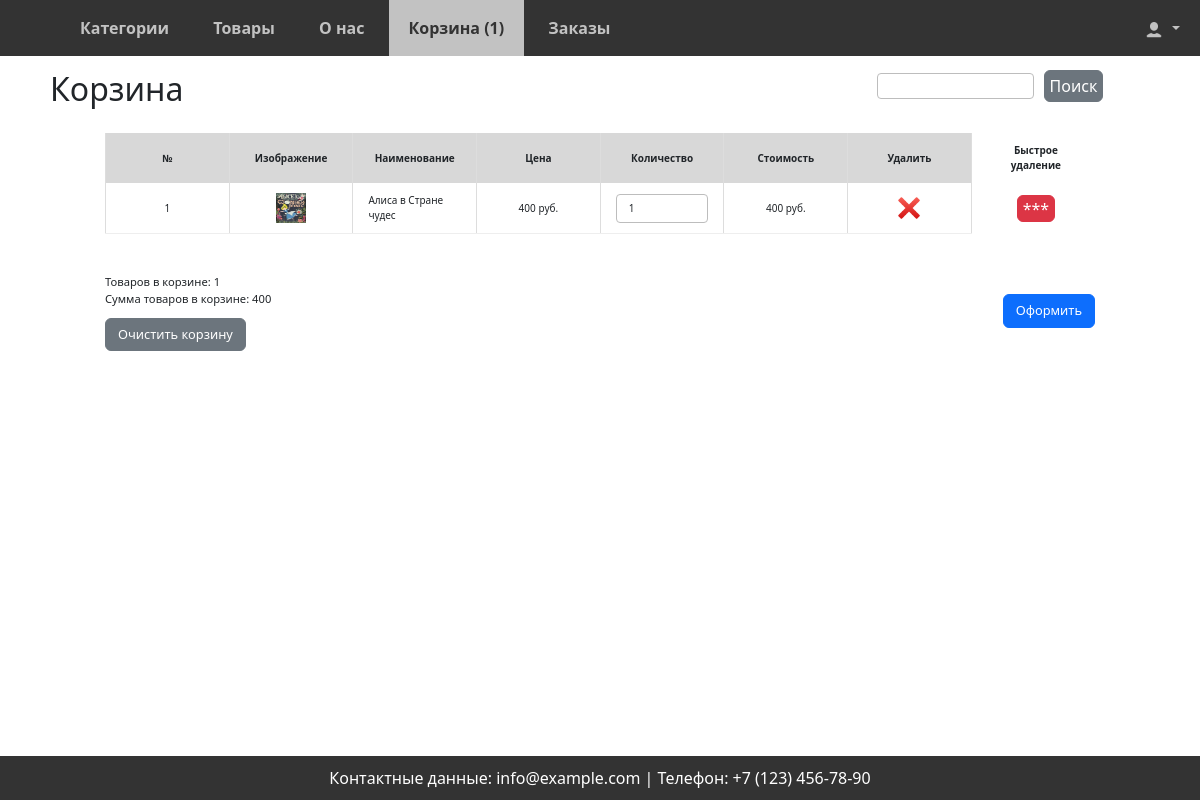
/cart/detail/ (signed in), run on the app's committed database.
### shop/models.py (models this page shows, shortened)
class Product(models.Model):
    category = models.ForeignKey(Category,
                                 related_name='products',
                                 on_delete=models.CASCADE)
    author = models.CharField(max_length=75, verbose_name='Автор')
    name = models.CharField(max_length=200,
                            verbose_name='Название книги')
    description = models.TextField(blank=True, verbose_name='Описание книги')
    slug = models.SlugField(max_length=200)
    image = models.ImageField(upload_to='products/%Y/%m/%d',
                              blank=True, verbose_name='Фото')
    price = models.DecimalField(max_digits=10,
                                decimal_places=2)
    available = models.BooleanField(default=True)
    created = models.DateTimeField(auto_now_add=True)
    updated = models.DateTimeField(auto_now=True)
    class Meta:
        ordering = ['name']
        indexes = [
            models.Index(fields=['id', 'slug']),
            models.Index(fields=['name']),
            models.Index(fields=['-created']),
        ]
        verbose_name = 'Товар'
        verbose_name_plural = 'Товары'

### cart/views.py (the view)
# urls.py: path('detail/', cart_detail, name='cart_detail'),
def cart_detail(request):
    context = {
        'current_page': 'cart:cart_detail',
    }
    return render(request, template_name='cart/cart_detail.html', context=context)

### orders/forms.py
class QuickOrderForm(forms.Form):
    name = forms.CharField(max_length=50, label="Имя")
    last_name = forms.CharField(max_length=50, label="Фамилия")
    email = forms.EmailField(label="Эл.почта")
    phone = forms.CharField(max_length=50, label="Телефон")
    payment = forms.ChoiceField(choices=PAYMENT_CHOICES, label='Способ оплаты')
    delivery = forms.ChoiceField(choices=DELIVERY_CHOICES, label='Способ Доставки')

### cart/context_processors.py (called while the page is built)
def cart(request):
    if request.user.id:
        return {'cart': ProductCartUser(request)}
    return {'cart': Cart(request)}

### cart/views.py (called while the page is built)
    def __iter__(self):
        product_ids = self.cart.keys()
        products = Product.objects.filter(id__in=product_ids)
        cart = self.cart.copy()
        for product in products:
            cart[str(product.id)]['product'] = product
        for item in cart.values():
            item['price'] = Decimal(item['price'])
            item['total_price'] = item['price'] * item['quantity']
            yield item

    def get_total_price(self):
        return sum(Decimal(item['price']) * item['quantity'] for item in self.cart.values())

    def __len__(self):
        return sum(item['quantity'] for item in self.cart.values())

### orders/context_processors.py (called while the page is built)
def quick_order_form(request):
    return {'quick_order_form': QuickOrderForm()}

### shop/templatetags/custom_tags.py (called while the page is built)
@register.filter
def category_path(path):
    res = 'all'
    if len(path.split('/')) > 4:
        res = path.split('/')[3]
    return res

### cart/templates/cart/cart_detail.html (shortened to what this page needs)
{% extends 'base.html' %}
{% load static%}
{% block content %}
{% if cart|length != 0 %}
<h2 class="cart-h2">Корзина</h2>
<div class="cart-detail">
  <table>
    <thead>
      <tr>
        <th class="delete">№</th>
        <th class="delete">Изображение</th>
        <th>Наименование</th>
        <th>Цена</th>
        <th>Количество</th>
        <th>Стоимость</th>
        <th>Удалить</th>
        <th class="delete cross-del">Быстрое удаление</th>
      </tr>
    </thead>
    <tbody>
      {% for item in cart %}
      {% with product=item.product %}
      <tr>
        <td style="text-align: center" class="delete">{{ forloop.counter }}</td>
        <td style="text-align: center" class="delete">
          {% if product.image %}
          <img
            src="{{ product.image.url }}"
            alt="{{ product.name }}"
            style="width: 30px; height: 30px"
          />
          {% endif %}
        </td>
        <td>{{ product.name }}</td>
        <td style="text-align: center">
          <span id="productPrice">{{ product.price|floatformat:0 }}</span> руб.
        </td>
        <td style="text-align: center">
          <input
            style="width: 100%"
            id="prod_quantity"
            name="prod_quantity"
            type="number"
            min="1"
            max="100000"
            value="{{ item.quantity }}"
          />
        </td>
        <td style="text-align: center">
          <span id="itemPrice">{{ item.total_price|floatformat:0 }}</span> руб.
        </td>
        <td style="text-align: center">
          <a href="{% url 'cart:remove_product' product.id %}"
            ><img style="width: 30px" src="{% static 'img/cross.png' %}"
          /></a>
        </td>
        <td style="text-align: center" class="delete cross-del">
          <button
            class="removeFetch btn btn-danger"
            style="padding: 0.5px 5px; margin-top: 0"
          >
            ***
          </button>
        </td>
      </tr>
      {% endwith %}
      {% endfor %}
    </tbody>
  </table>
</div>
<div class="card-price">
  <div style="flex-direction: column">
    <div>Товаров в корзине: <span id="cartLength">{{ cart|length }}</span></div>
    <div>
      Сумма товаров в корзине:
      <span id="totalPriceCart">{{ cart.get_total_price|floatformat:0 }}</span>
    </div>
    <a href="{% url 'cart:remove_cart' %}" class="btn btn-secondary cart-btn"
      >Очистить корзину</a
    >
  </div>
  <div style="padding-top: 10px">
    {% if not request.user.id %}
    <a href="#" class="btn btn-primary cart-btn" id="newOrder"
      >Оформить заказ</a
    >
    {% else %}
    <a
      href="{% url 'new_order' %}"
      class="btn btn-primary cart-btn"
      id="newOrderUser"
      >Оформить</a
    >
    {% endif %}
  </div>
</div>
{% else %}
<p class="cart-empty">Корзина пуста😭</p>
{% endif %}
{% endblock content %}

### static/css/styles.css (style rules this page uses)
* { box-sizing: border-box; margin: 0; padding: 0; }
body { font-family: Arial, sans-serif; background-color: #e2e1e1; min-height: 100%; margin-top: 50px; }
.btn { display: inline-block; margin-top: 10px; padding: 10px 15px; background-color: #28a745; color: white; text-decoration: none; }
input, textarea { display: block; width: 50%; height: fit-content; padding: 0.375rem 0.75rem; font-family: inherit; font-size: 1rem; font-weight: 400; line-height: 1.5; color: #212529; background-color: #fff; background-clip: padding-box; border: 1px solid #bdbdbd; border-radius: 0.25rem; transition: border-color 0.15s ease-in-out, box-shadow 0.15s ease-in-out; -webkit-appearance: none; -moz-appearance: none; appearance: none; }
.cart-detail table td { padding-bottom: 5px; }
.cart-detail { width: 90%; margin: 0 auto; max-height: 300px; overflow-x: auto; overflow-y: auto; margin-top: 25px; margin-bottom: 20px; }
.cart-detail table { width: 100%; table-layout: fixed; border: none; min-width: 420px; }
.cart-detail thead th { font-weight: bold; text-align: center; border: none; padding: 10px 15px; background: #d8d8d8; font-size: 13px; border-left: 1px solid #ddd; border-right: 1px solid #ddd; }
.cart-detail tbody td { text-align: left; border-left: 1px solid #ddd; border-right: 1px solid #ddd; padding: 10px 15px; font-size: 13px; vertical-align: center; border-bottom: 1px solid #eee; }
.cross-del { background: #f3f3f3; border-bottom: 0 solid #fff !important; }
.card-price div { font-size: 0.7rem !important; }
.cart-btn { font-size: 0.8rem !important; }
.card-price { width: 90%; text-align: justify; margin: 40px auto; display: flex; justify-content: space-between; }
.cross-del { border-left: 0 solid #ddd !important; border-right: 0 solid #ddd !important; padding-left: 20px !important; background-color: white !important; }
@media screen and (max-width: 1250px) { .cart-detail thead th { font-size: 10px; } }
@media screen and (max-width: 1250px) { .cart-detail tbody td { font-size: 10px; } }

### data on the page
Product: product.image (picture), product.name "Алиса в Стране чудес", product.price "400", prod_quantity "1", total_price "400"

### other printed values
{{ cart|length }} "1"
{{ cart.get_total_price|floatformat:0 }} "400"
